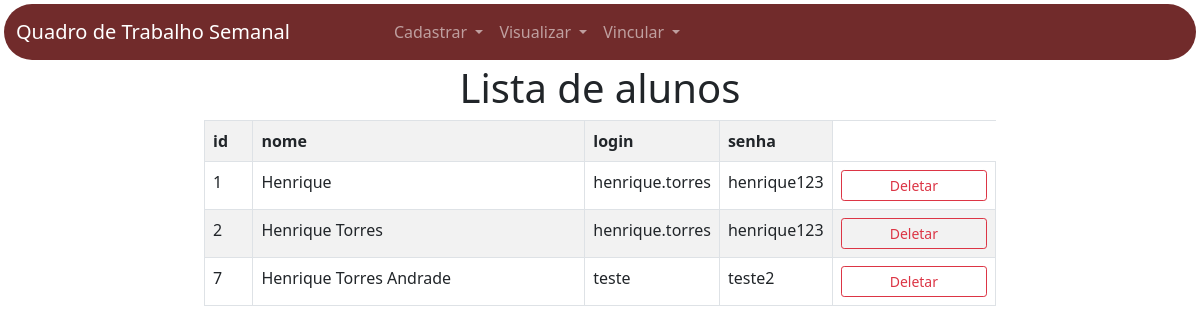
The page /listar_alunos/ on the database as committed earlier.
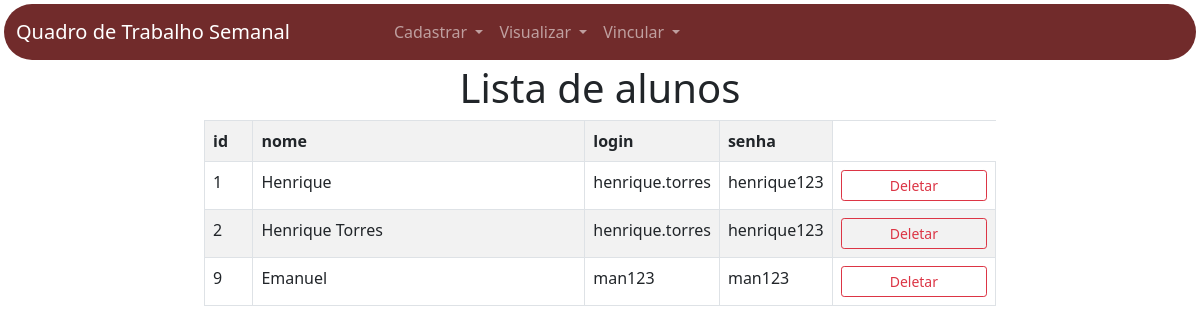
The same page on the database as committed later.
### app_qts/models.py (models this page shows)
class Aluno(models.Model): #herda da classe models.Model
    id_aluno = models.AutoField(primary_key=True)
    nome = models.TextField(max_length=255)
    login = models.TextField(max_length=50, default="sem login")
    senha = models.TextField(max_length=50, default="sem senha")

### app_qts/views.py (the view)
# urls.py: path('listar_alunos/',views.listar_alunos,name='listar_alunos'),
def listar_alunos(request):
    alunos = { # cria um dicionário de alunos
        'alunos': Aluno.objects.all() # pega todos os objetos da classe Aluno
    }
    return render(request,'qts/listagem/alunos.html/',alunos)

### app_qts/templates/qts/listagem/alunos.html
{% extends 'qts/base.html' %}
{% block conteudo %}
<div class="row text-center">
    <h1>Lista de alunos</h1>
</div>
<div class="row">
    <div class="col"></div>
    <div class="col-8 justify-content-center">
        <table class="table table-bordered table-striped">
            <tr>
                <th class="col-1">id</th>
                <th class="col-9">nome</th>
                <th>login</th>
                <th>senha</th>
            </tr>
            {% for aluno in alunos %}
            <tr>
                <td>{{aluno.id_aluno}}</td>
                <td>{{aluno.nome}}</td>
                <td> {{aluno.login}} </td>
                <td> {{aluno.senha}} </td>
                <td>
                    {% if aluno.id_aluno %}
                    <a href=" {% url 'deletar_alunos' aluno.id_aluno %} " class="btn btn-outline-danger btn-sm px-5">Deletar</a>
                    {% endif %}
                </td>
            </tr>
            {% endfor %}
        </table>
    </div>
    <div class="col"></div>
</div>
{% endblock %}

Rows that differ between the two databases and show on the page:
removed Aluno: id_aluno "7", nome "Henrique Torres Andrade", login "teste", senha "teste2", shows "Deletar"
added Aluno: id_aluno "9", nome "Emanuel", login "man123", senha "man123", shows "Deletar"
